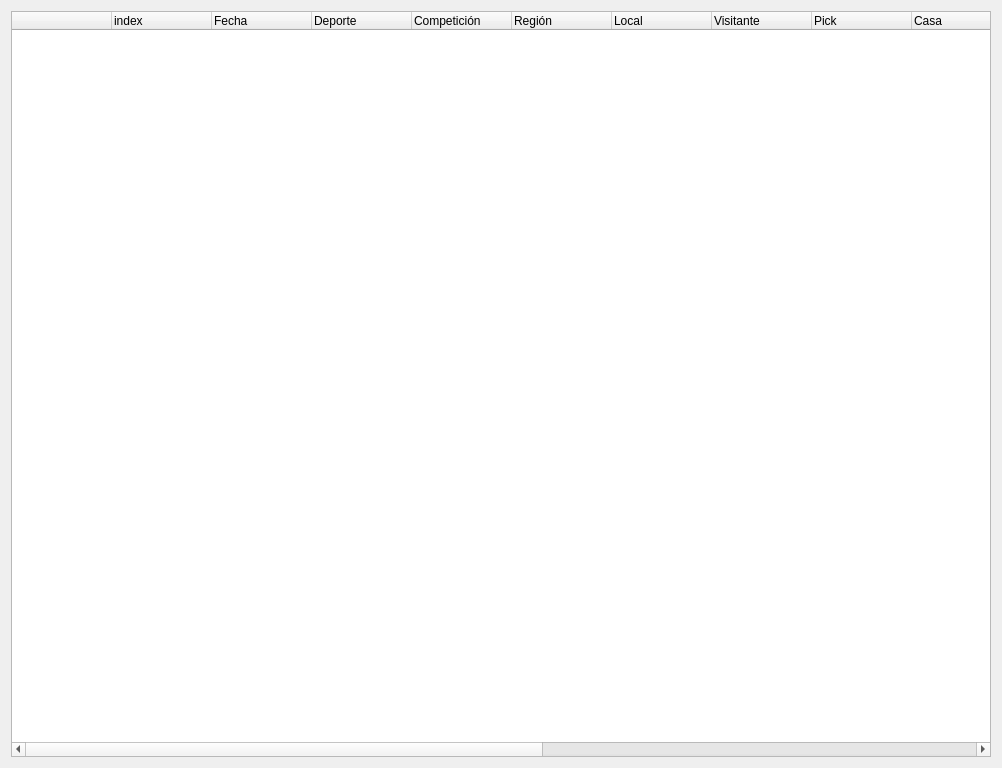
<?xml version="1.0" encoding="UTF-8"?>
<ui version="4.0">
 <class>Form</class>
 <widget class="QWidget" name="Form">
  <property name="geometry">
   <rect>
    <x>0</x>
    <y>0</y>
    <width>1002</width>
    <height>768</height>
   </rect>
  </property>
  <property name="windowTitle">
   <string>Form</string>
  </property>
  <layout class="QVBoxLayout" name="verticalLayout_2">
   <item>
    <widget class="QTreeWidget" name="treeMain">
     <column>
      <property name="text">
       <string notr="true"> </string>
      </property>
     </column>
     <column>
      <property name="text">
       <string>index</string>
      </property>
     </column>
     <column>
      <property name="text">
       <string>Fecha</string>
      </property>
     </column>
     <column>
      <property name="text">
       <string>Deporte</string>
      </property>
     </column>
     <column>
      <property name="text">
       <string>Competición</string>
      </property>
     </column>
     <column>
      <property name="text">
       <string>Región</string>
      </property>
     </column>
     <column>
      <property name="text">
       <string>Local</string>
      </property>
     </column>
     <column>
      <property name="text">
       <string>Visitante</string>
      </property>
     </column>
     <column>
      <property name="text">
       <string>Pick</string>
      </property>
     </column>
     <column>
      <property name="text">
       <string>Casa</string>
      </property>
     </column>
     <column>
      <property name="text">
       <string>Mercado</string>
      </property>
     </column>
     <column>
      <property name="text">
       <string>Tipster</string>
      </property>
     </column>
     <column>
      <property name="text">
       <string>Stake</string>
      </property>
     </column>
     <column>
      <property name="text">
       <string>Unidad</string>
      </property>
     </column>
     <column>
      <property name="text">
       <string>Apuesta</string>
      </property>
     </column>
     <column>
      <property name="text">
       <string>Cuota</string>
      </property>
     </column>
     <column>
      <property name="text">
       <string>Res.</string>
      </property>
     </column>
     <column>
      <property name="text">
       <string>Beneficio</string>
      </property>
     </column>
    </widget>
   </item>
  </layout>
 </widget>
 <resources/>
 <connections/>
</ui>
